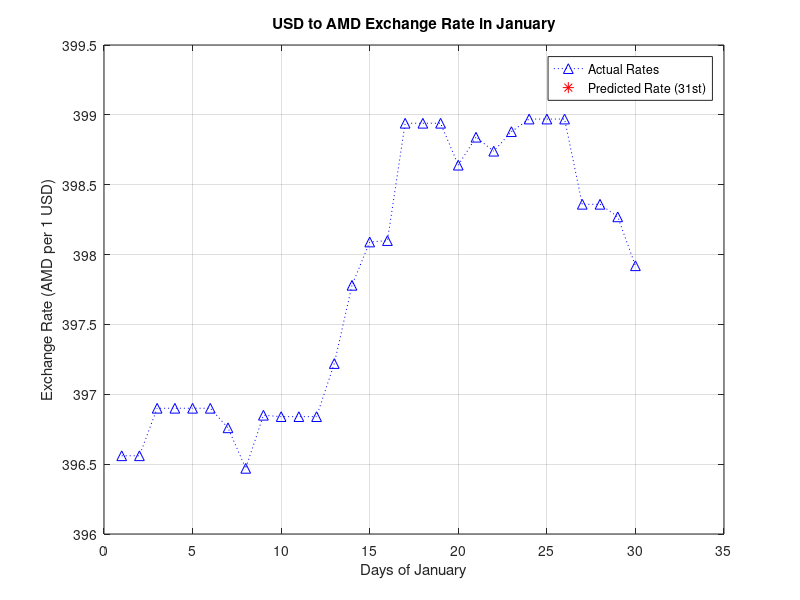

MATLAB code to generate this figure:
dates = [1, 2, 3, 4, 5, 6, 7, 8, 9, 10, ...
         11, 12, 13, 14, 15, 16, 17, 18, 19, 20, ...
         21, 22, 23, 24, 25, 26, 27, 28, 29, 30]; 
rates = [396.56, 396.56, 396.9, 396.9, 396.9, 396.9, 396.76, 396.47, 396.85, 396.84, ...
         396.84, 396.84, 397.22, 397.78, 398.09, 398.1, 398.94, 398.94, 398.94, 398.64, ...
         398.84, 398.74, 398.88, 398.97, 398.97, 398.97, 398.36, 398.36, 398.27, 397.92]; 


p = polyfit(dates, rates, 1);


plot(dates, rates, 'b:^', 'MarkerSize', 7);
hold on;
plot(31, polyval(p, 31), 'r*', 'MarkerSize', 10);
hold off;

xlabel('Days of January');
ylabel('Exchange Rate (AMD per 1 USD)');
title('USD to AMD Exchange Rate in January');
legend('Actual Rates', 'Predicted Rate (31st)');
grid on;


fprintf('Predicted exchange rate for January 31st: %.2f AMD per 1 USD\n', ...
        polyval(p, 31));
